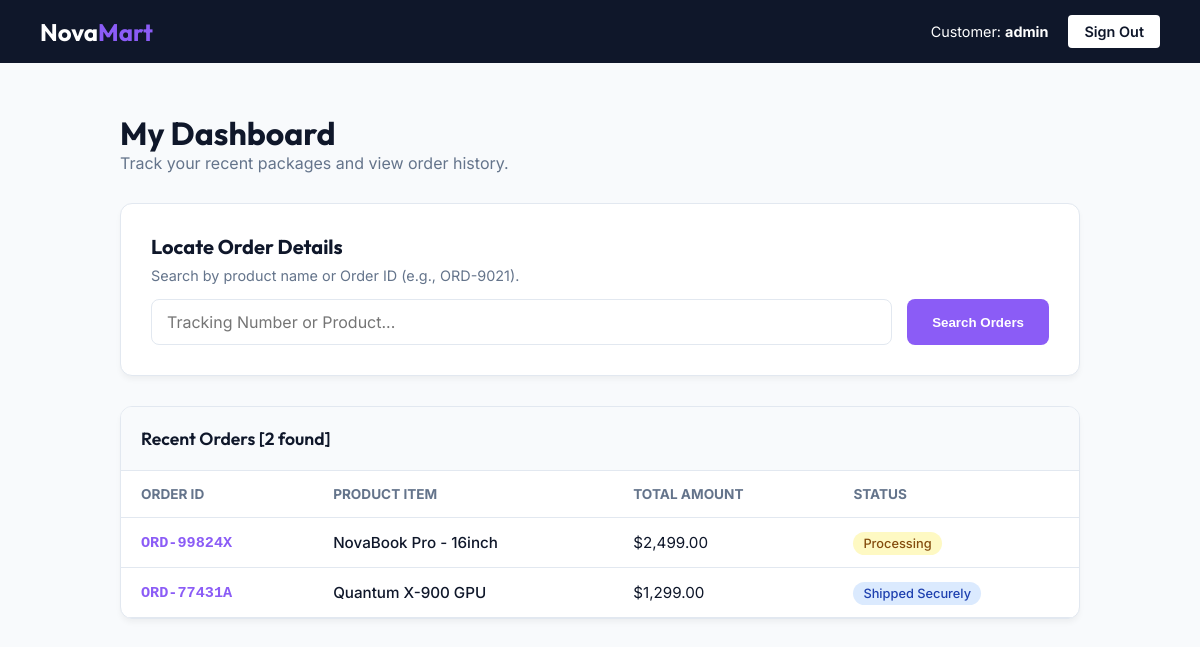
Page /home (signed in) on the committed database.
### tables this page shows
CREATE TABLE orders
                 (id INTEGER PRIMARY KEY AUTOINCREMENT, item TEXT, order_number TEXT, amount TEXT, status TEXT);

### app.py (the view)
@app.route("/home")
def home():
    if not session.get('logged_in'):
        return redirect(url_for("login"))
    conn = sqlite3.connect(DB_FILE)
    c = conn.cursor()
    c.execute("SELECT item, order_number, status, amount FROM orders")
    orders = c.fetchall()
    conn.close()
    return render_template("honeypot.html", username=session['username'], items=orders)

### templates/honeypot.html (shortened to what this page needs)
<!DOCTYPE html>
<html lang="en">
<head>
</head>
<body>
    <div class="navbar">
        <h2>Nova<span>Mart</span></h2>
        <div class="user-info">
            <span>Customer: <strong>{{ username }}</strong></span>
            <a href="/logout" class="btn-logout">Sign Out</a>
        </div>
    </div>
    <div class="container">
        <div class="welcome">
            <h1>My Dashboard</h1>
            <p style="color: var(--text-dim);">Track your recent packages and view order history.</p>
        </div>
        <div class="search-box">
            <h3>Locate Order Details</h3>
            <p style="color: var(--text-dim); font-size: 0.9rem;">
                Search by product name or Order ID (e.g., ORD-9021).
            </p>
            <form action="/search" method="GET">
                <input type="text" name="q" placeholder="Tracking Number or Product..." value="{{ query if query else '' }}" required autocomplete="off">
                <button type="submit">Search Orders</button>
            </form>
        </div>
        <div class="data-panel">
            <div class="panel-header">Recent Orders [{{ items|length }} found]</div>
            <table>
                <thead>
                    <tr>
                        <th>Order ID</th>
                        <th>Product Item</th>
                        <th>Total Amount</th>
                        <th>Status</th>
                    </tr>
                </thead>
                <tbody>
                    {% for item in items %}
                    <tr>
                        <td style="font-family: monospace; font-weight: 600; color: var(--primary);">{{ item[1] }}</td>
                        <td style="font-weight: 500;">{{ item[0] }}</td>
                        <td>{{ item[3] }}</td>
                        <td>
                            <span class="status-badge
                                {% if 'Delivered' in item[2] %}st-delivered
                                {% elif 'Shipped' in item[2] %}st-shipped
                                {% elif 'Refunded' in item[2] %}st-refund
                                {% else %}st-processing{% endif %}">
                                {{ item[2] }}
                            </span>
                        </td>
                    </tr>
                    {% else %}
                    <tr>
                        <td colspan="4" style="text-align: center; padding: 40px; color: var(--text-dim);">No matching orders found.</td>
                    </tr>
                    {% endfor %}
                </tbody>
            </table>
        </div>
    </div>
</body>
</html>

### templates/honeypot.html (style rules this page uses)
:root { --bg: #f8fafc; --surface: #ffffff; --primary: #8b5cf6; --text: #0f172a; --text-dim: #64748b; --border: #e2e8f0; }
* { margin: 0; padding: 0; box-sizing: border-box; }
body { font-family: 'Inter', sans-serif; background: var(--bg); color: var(--text); }
.navbar { background: #0f172a; padding: 15px 40px; display: flex; justify-content: space-between; align-items: center; color: white; }
.navbar h2 { font-family: 'Outfit', sans-serif; margin: 0; color: #fff; }
.navbar h2 span { color: var(--primary); }
.user-info { display: flex; align-items: center; gap: 20px; font-size: 0.9rem; }
.btn-logout { background: #fff; color: #0f172a; padding: 8px 16px; border-radius: 4px; text-decoration: none; font-weight: 600; font-size: 0.9rem; }
.container { max-width: 1000px; margin: 50px auto; padding: 0 20px; }
.welcome { margin-bottom: 30px; }
.welcome h1 { font-family: 'Outfit', sans-serif; font-size: 2rem; color: #0f172a; }
.search-box { background: var(--surface); border: 1px solid var(--border); padding: 30px; margin-bottom: 30px; border-radius: 12px; box-shadow: 0 4px 6px -1px rgba(0,0,0,0.05); }
.search-box h3 { font-family: 'Outfit', sans-serif; font-size: 1.25rem; margin-bottom: 8px; color: #0f172a; }
form { display: flex; gap: 15px; margin-top: 15px; }
input[type="text"] { flex: 1; border: 1px solid var(--border); padding: 12px 15px; border-radius: 8px; font-family: 'Inter', sans-serif; font-size: 1rem; outline: none; transition: 0.3s; }
button { background: var(--primary); color: white; border: none; border-radius: 8px; padding: 12px 25px; cursor: pointer; font-weight: 600; transition: 0.3s; }
.data-panel { background: var(--surface); border: 1px solid var(--border); border-radius: 12px; overflow: hidden; box-shadow: 0 4px 6px -1px rgba(0,0,0,0.05); }
.panel-header { padding: 20px; border-bottom: 1px solid var(--border); font-family: 'Outfit', sans-serif; font-weight: 600; font-size: 1.1rem; background: #f8fafc; }
table { width: 100%; border-collapse: collapse; text-align: left; }
th { padding: 15px 20px; background: #fff; color: var(--text-dim); font-size: 0.85rem; text-transform: uppercase; border-bottom: 1px solid var(--border); }
td { padding: 15px 20px; border-bottom: 1px solid var(--border); font-size: 0.95rem; }
.status-badge { padding: 4px 10px; font-size: 0.8rem; border-radius: 20px; font-weight: 500; }
.st-processing { background: #fef9c3; color: #854d0e; }
.st-shipped { background: #dbeafe; color: #1e40af; }

### rows in the picture
orders: order_number "ORD-99824X", item "NovaBook Pro - 16inch", amount "$2,499.00", status "Processing"
orders: order_number "ORD-77431A", item "Quantum X-900 GPU", amount "$1,299.00", status "Shipped Securely"

### other values in the picture
{{ username }} "admin"
{{ items|length }} "2"
